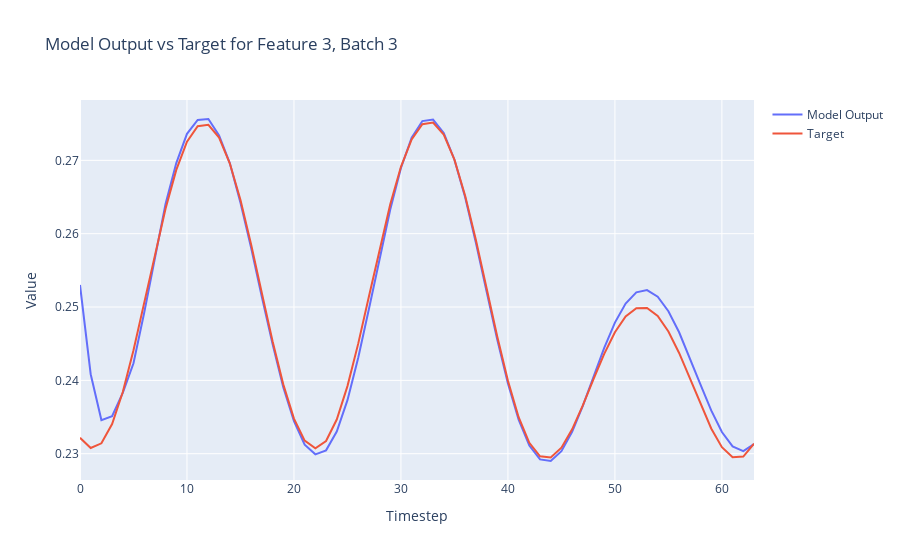

The notebook cell saved with this chart:
### Code cell
import plotly.graph_objects as go

def plot_model_output_vs_target(model_outputs, targets, batch_index=0, feature_index=0):
    # Extract the specified feature for the given batch from both the model outputs and targets
    model_output_series = model_outputs[batch_index, :, feature_index].detach().numpy()
    target_series = targets[batch_index, :, feature_index].numpy()
    
    # Create a range for the x-axis (timesteps)
    timesteps = list(range(model_output_series.shape[0]))
    
    # Create traces
    model_trace = go.Scatter(x=timesteps, y=model_output_series, mode='lines', name='Model Output')
    target_trace = go.Scatter(x=timesteps, y=target_series, mode='lines', name='Target')
    
    # Create the figure and add traces
    fig = go.Figure()
    fig.add_trace(model_trace)
    fig.add_trace(target_trace)
    
    # Add title and labels
    fig.update_layout(title=f'Model Output vs Target for Feature {feature_index}, Batch {batch_index}',
                      xaxis_title='Timestep',
                      yaxis_title='Value')
    
    # Show the figure
    fig.show()

# Assuming `y` and `Y` are your model outputs and targets, respectively
# Adjust batch_index and feature_index as needed
plot_model_output_vs_target(outputs, Y, batch_index=3, feature_index=3)

### Figure 1 — Plotly figure (JSON) as saved in the notebook; plotly's stock layout.template omitted (floating-point values rounded to 4 significant figures)
{"data": [{"mode": "lines", "name": "Model Output", "type": "scatter", "x": [0, 1, 2, 3, 4, 5, 6, 7, 8, 9, 10, 11, 12, 13, 14, 15, 16, 17, 18, 19, 20, 21, 22, 23, 24, 25, 26, 27, 28, 29, 30, 31, 32, 33, 34, 35, 36, 37, 38, 39, 40, 41, 42, 43, 44, 45, 46, 47, 48, 49, 50, 51, 52, 53, 54, 55, 56, 57, 58, 59, 60, 61, 62, 63], "y": [0.253, 0.2408, 0.2346, 0.2351, 0.2383, 0.2423, 0.2492, 0.2567, 0.2641, 0.2696, 0.2736, 0.2755, 0.2756, 0.2734, 0.2696, 0.2642, 0.2581, 0.2514, 0.2449, 0.2391, 0.2344, 0.2312, 0.2299, 0.2305, 0.233, 0.2373, 0.2431, 0.2497, 0.2567, 0.2633, 0.269, 0.2731, 0.2754, 0.2756, 0.2737, 0.2701, 0.265, 0.2588, 0.2522, 0.2456, 0.2396, 0.2346, 0.2311, 0.2292, 0.229, 0.2303, 0.233, 0.2365, 0.2405, 0.2444, 0.2479, 0.2505, 0.252, 0.2523, 0.2514, 0.2494, 0.2466, 0.2431, 0.2394, 0.2359, 0.233, 0.231, 0.2304, 0.2313]}, {"mode": "lines", "name": "Target", "type": "scatter", "x": [0, 1, 2, 3, 4, 5, 6, 7, 8, 9, 10, 11, 12, 13, 14, 15, 16, 17, 18, 19, 20, 21, 22, 23, 24, 25, 26, 27, 28, 29, 30, 31, 32, 33, 34, 35, 36, 37, 38, 39, 40, 41, 42, 43, 44, 45, 46, 47, 48, 49, 50, 51, 52, 53, 54, 55, 56, 57, 58, 59, 60, 61, 62, 63], "y": [0.2322, 0.2308, 0.2314, 0.234, 0.2384, 0.2441, 0.2506, 0.2572, 0.2634, 0.2687, 0.2725, 0.2746, 0.2748, 0.2731, 0.2696, 0.2646, 0.2585, 0.2519, 0.2453, 0.2395, 0.2348, 0.2318, 0.2307, 0.2317, 0.2347, 0.2392, 0.245, 0.2514, 0.2579, 0.264, 0.2691, 0.2729, 0.2749, 0.2752, 0.2735, 0.2701, 0.2652, 0.2592, 0.2526, 0.246, 0.2399, 0.235, 0.2315, 0.2296, 0.2295, 0.2308, 0.2333, 0.2366, 0.2402, 0.2436, 0.2466, 0.2487, 0.2498, 0.2499, 0.2488, 0.2467, 0.2437, 0.2403, 0.2367, 0.2334, 0.2309, 0.2295, 0.2296, 0.2314]}], "layout": {"title": {"text": "Model Output vs Target for Feature 3, Batch 3"}, "xaxis": {"title": {"text": "Timestep"}}, "yaxis": {"title": {"text": "Value"}}}}
